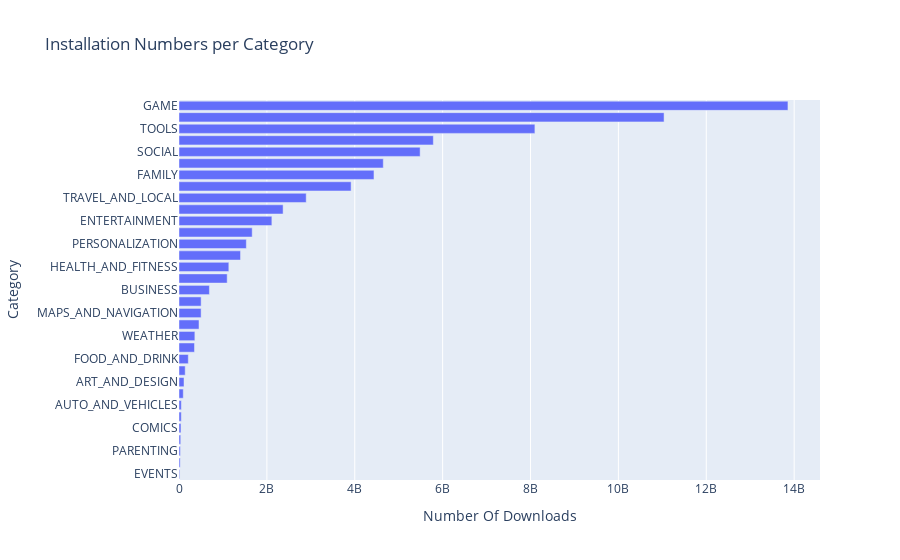

Source (notebook cell):
### Code cell
category_installs.sort_values(by='Installs', ascending=True, inplace=True)
h_bar = px.bar(
    x=category_installs.Installs,
    y=category_installs.index,
    orientation='h',
    title='Installation Numbers per Category',
)
h_bar.update_layout(xaxis_title='Number Of Downloads', yaxis_title='Category')
h_bar.show()

### Figure 1 — Plotly figure (JSON) as saved in the notebook; plotly's stock layout.template omitted (floating-point values rounded to 4 significant figures)
{"data": [{"alignmentgroup": "True", "hovertemplate": "x=%{x}<br>y=%{y}<extra></extra>", "legendgroup": "", "marker": {"color": "#636efa", "pattern": {"shape": ""}}, "name": "", "offsetgroup": "", "orientation": "h", "showlegend": false, "textposition": "auto", "type": "bar", "x": [15949410, 26916200, 31116110, 39162676, 44931100, 52083000, 53129800, 97082000, 114233100, 140912410, 211677750, 352852000, 361096500, 455249400, 503267560, 503611120, 692018120, 1096431465, 1134006220, 1400331540, 1532352930, 1665791655, 2113660000, 2369110650, 2894859300, 3916897200, 4437554490, 4649143130, 5487841475, 5788070180, 8099724500, 11039241530, 13858762717], "xaxis": "x", "y": ["EVENTS", "BEAUTY", "PARENTING", "MEDICAL", "COMICS", "LIBRARIES_AND_DEMO", "AUTO_AND_VEHICLES", "HOUSE_AND_HOME", "ART_AND_DESIGN", "DATING", "FOOD_AND_DRINK", "EDUCATION", "WEATHER", "FINANCE", "MAPS_AND_NAVIGATION", "LIFESTYLE", "BUSINESS", "SPORTS", "HEALTH_AND_FITNESS", "SHOPPING", "PERSONALIZATION", "BOOKS_AND_REFERENCE", "ENTERTAINMENT", "NEWS_AND_MAGAZINES", "TRAVEL_AND_LOCAL", "VIDEO_PLAYERS", "FAMILY", "PHOTOGRAPHY", "SOCIAL", "PRODUCTIVITY", "TOOLS", "COMMUNICATION", "GAME"], "yaxis": "y"}], "layout": {"barmode": "relative", "legend": {"tracegroupgap": 0}, "title": {"text": "Installation Numbers per Category"}, "xaxis": {"anchor": "y", "domain": [0, 1], "title": {"text": "Number Of Downloads"}}, "yaxis": {"anchor": "x", "domain": [0, 1], "title": {"text": "Category"}}}}
